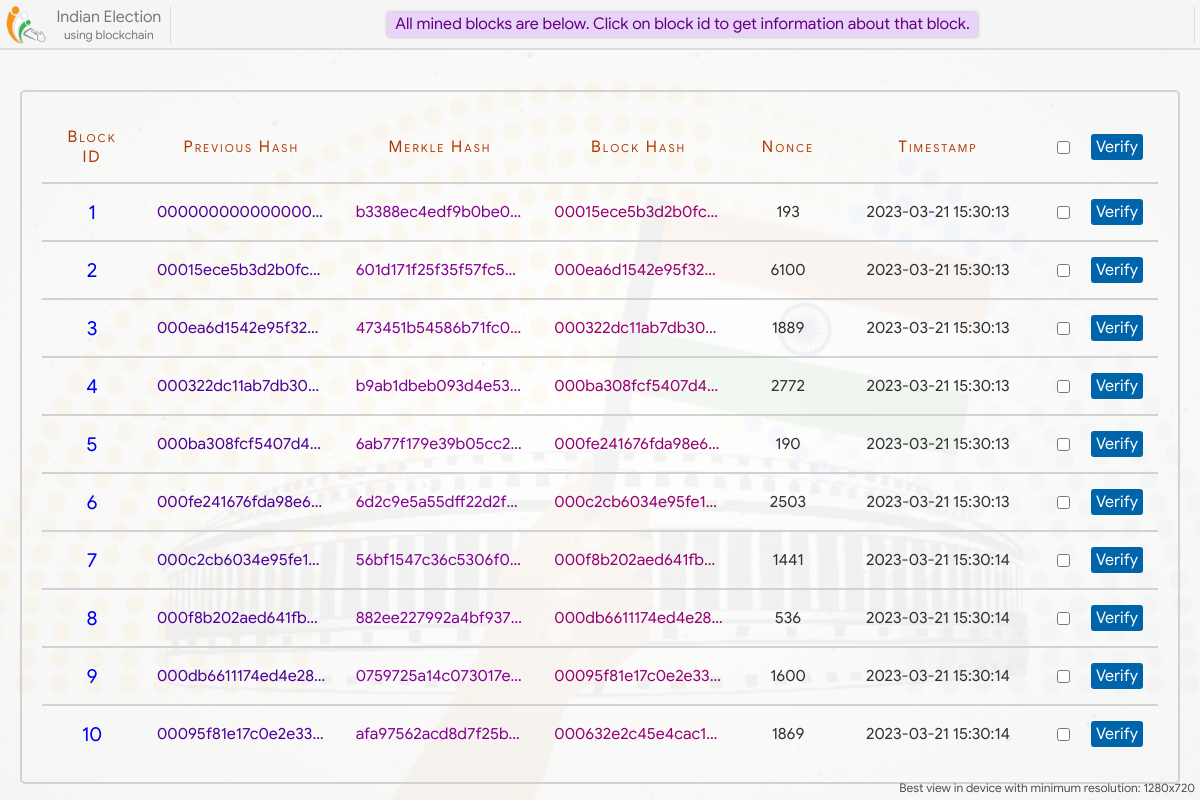
Screenshot of /blockchain/ with the database file from the repository.
### home/models.py (models this page shows)
class Block(models.Model):
    prev_hash = models.CharField(max_length=100, blank=True)
    merkle_hash = models.CharField(max_length=100, blank=True)
    this_hash = models.CharField(max_length=100, blank=True)
    nonce = models.IntegerField(null=True)
    timestamp = models.DateTimeField()

### home/views.py (the view)
# urls.py: path('blockchain/', views.blockchain, name='blockchain'),
def blockchain(request):
    blocks = Block.objects.all()
    return render(request, 'blockchain.html', {'blocks':blocks})

### home/templates/blockchain.html (shortened to what this page needs)
{% extends 'base.html' %}
{% load static %}
{% block head %}
    <link rel="stylesheet" type="text/css" href="{% static 'css/blockchain.css' %}">
{% endblock %}
{% block main_content %}
<div class="blocks">
    <table class="mine-block-result">
        <tr class="table-header">
            <td>Block ID</td>
            <td>Previous Hash</td>
            <td>Merkle Hash</td>
            <td>Block Hash</td>
            <td>Nonce</td>
            <td>Timestamp</td>
            <td> <div class="verify-button" title="Click to verify selected Blocks"> <input type="checkbox" onchange="verifySelect(this)"> <span onclick="verifyBlock(this)">Verify</span> </div> </td>
        </tr>
        {% if blocks %}
        {% for block in blocks %}
        <tr id="{{ block.id }}">
            <td> <a class="block-info-link" href="/block-info/?id={{block.id}}"> {{ block.id }} </a> </td>
            <td title="{{ block.prev_hash }}" style="color: rgb(78, 0, 151);">{{ block.prev_hash }}</td>
            <td title="{{ block.merkle_hash }}" style="color: rgb(133, 0, 151);">{{ block.merkle_hash }}</td>
            <td title="{{ block.this_hash }}" style="color: rgb(151, 0, 113);">{{ block.this_hash }}</td>
            <td>{{ block.nonce }}</td>
            <td>{{ block.timestamp|date:"Y-m-d" }} {{ block.timestamp|time:"H:i:s" }}</td>
            <td> <div class="verify-button" title="Click to verify this Block"> <input type="checkbox" onchange="verifySelect(this)"> <span onclick="verifyBlock(this)">Verify</span> </div> </td>
        </tr>
        {% endfor %}
        {% else %}
        <tr>
            <td colspan="7">No Blocks</td>
        </tr>
        {% endif %}
    </table>
</div>
{% endblock %}

### home/templates/base.html (shortened to what this page needs)
{% load static %}
<!DOCTYPE html>
<html lang="en">
<head>
    <link rel="stylesheet" type="text/css" href="{% static 'css/animations.css' %}">
    <link rel="stylesheet" type="text/css" href="{% static 'css/loading.css' %}">
    <link rel="stylesheet" type="text/css" href="{% static 'css/base.css' %}">
    <link rel="stylesheet" type="text/css" href="{% static 'css/home.css' %}">
    <link rel="stylesheet" type="text/css" href="{% static 'css/candidate-profile.css' %}">
    <link rel="stylesheet" type="text/css" href="{% static 'css/voting.css' %}">
    <link rel="stylesheet" type="text/css" href="{% static 'css/final-status.css' %}">
    {% block head %}{% endblock %}
</head>
<body>
    <div class="gradient"></div>
    <div class="main-content">
        {% block main_content %}{% endblock %}
    </div>
    <div class="header">
            <div class="logo" title="Navigation Bar">
                <img style="height: 40px; width: 40px; margin: auto;" src="{% static 'images/logo.png' %}">
                <div class="logo-text">
                    <span class="logo-text" style="font-size: 16px;">Indian Election</span>
                    <span class="logo-text" style="font-size: 12px;">using blockchain</span>
                </div>
            </div>
            <div class="status-box">
            </div>
    </div>
    <div class="view-msg">Best view in device with minimum resolution: 1280x720</div>
</body>
</html>

### home/static/css/base.css (style rules this page uses)
* { box-sizing: border-box; font-family: calibri; font-size: 20px; }
a { text-decoration: none; }
html, body { display: flex; padding: 0; margin: 0; width: 100%; min-height: 100%; }
body { display: flex; flex-direction: column; background: url('../images/vote-bg.jpg'); background-position: center; background-repeat: no-repeat; background-size: cover; background-attachment: fixed; }
.gradient { position: fixed; top: 0; left: 0; height: 100%; width: 100%; background: radial-gradient(rgba(255,255,255, 0.95), rgba(245,245,245, 0.95)); background-attachment: fixed; z-index: -10; }
.header { position: fixed; top: 0px; left: 0px; height: 50px; padding: 5px; padding-left: 0; display: flex; width: 100%; background: rgb(245, 245, 245, 0.95); border-bottom: 2px solid rgba(0,0,0,0.1); z-index: 7; }
.header > .logo { display: flex; min-width: 170px; width: max-content; padding-right: 3px; cursor: pointer; }
.header > .logo > .logo-text { margin: auto; color: rgba(0,0,0,0.5); margin-left: 5px; display: flex; flex-direction: column; text-align: center; }
.status-box { overflow: hidden; display: flex; flex-direction: column; margin: auto; flex: 1; border: 1px solid rgba(255, 0, 0, 0); border-left: 1px solid rgba(0,0,0,0.1); border-right: 1px solid rgba(0,0,0,0.1); border-radius: 3px; padding: 4px 10px; height: 39px; }
.main-content { display: flex; margin: auto; margin-top: 70px; min-height: calc(100% - 70px); padding: 20px; width: 100%; }
.view-msg { position: fixed; bottom: 5px; right: 5px; font-size: 12px; color: rgb(80, 80, 80); }

### home/static/css/blockchain.css (style rules this page uses)
.blocks { width: 100%; margin: auto; display: flex; padding: 20px; border: 2px solid rgb(210, 210, 210); border-radius: 5px; }
table.mine-block-result { width: 100%; border-collapse: collapse; word-wrap: break-word; table-layout: fixed; }
table.mine-block-result tr { border-bottom: 2px solid rgb(210, 210, 210); }
table.mine-block-result tr:last-child { border-bottom: none; }
table.mine-block-result td { text-align: center; padding: 15px; color: rgb(49, 49, 49); font-size: 16px; }
table.mine-block-result tr td:first-child { width: 100px; }
table.mine-block-result tr td:nth-child(5) { width: 100px; }
table.mine-block-result tr td:nth-child(6) { width: 200px; }
table.mine-block-result tr td:last-child { text-align: right; width: 120px; letter-spacing: 0; font-variant: normal; }
.verify-button { display: flex; justify-content: space-between; align-items: center; }
.verify-button span { padding: 0; margin: 0; font-size: 16px; background: rgba(0, 100, 170); font-weight: bold; padding: 3px 5px; border-radius: 3px; color: white; cursor: pointer; }
table.mine-block-result tr td:nth-child(2), table.mine-block-result tr td:nth-child(3), table.mine-block-result tr td:nth-child(4) { white-space: nowrap; overflow: hidden !important; text-overflow: ellipsis; }
tr.table-header td { color: #af3700; font-size: 16px; letter-spacing: 2px; font-variant: small-caps; }
.block-info-link { padding: 5px 12px; border-radius: 3px; transition: 0.3s; }

### rows the page displays
Block: id "1", prev_hash "000000000000000…", merkle_hash "b3388ec4edf9b0be0…", this_hash "00015ece5b3d2b0fc…", nonce "193", timestamp "2023-03-21", timestamp "15:30:13"
Block: id "2", prev_hash "00015ece5b3d2b0fc…", merkle_hash "601d171f25f35f57fc57…", this_hash "000ea6d1542e95f32…", nonce "6100", timestamp "2023-03-21", timestamp "15:30:13"
Block: id "3", prev_hash "000ea6d1542e95f32…", merkle_hash "473451b54586b71fc0…", this_hash "000322dc11ab7db30…", nonce "1889", timestamp "2023-03-21", timestamp "15:30:13"
Block: id "4", prev_hash "000322dc11ab7db30…", merkle_hash "b9ab1dbeb093d4e53…", this_hash "000ba308fcf5407d4…", nonce "2772", timestamp "2023-03-21", timestamp "15:30:13"
Block: id "5", prev_hash "000ba308fcf5407d4…", merkle_hash "6ab77f179e39b05cc2…", this_hash "000fe241676fda98e6…", nonce "190", timestamp "2023-03-21", timestamp "15:30:13"
Block: id "6", prev_hash "000fe241676fda98e6…", merkle_hash "6d2c9e5a55dff22d2f…", this_hash "000c2cb6034e95fe1…", nonce "2503", timestamp "2023-03-21", timestamp "15:30:13"
Block: id "7", prev_hash "000c2cb6034e95fe1…", merkle_hash "56bf1547c36c5306f0…", this_hash "000f8b202aed641fb…", nonce "1441", timestamp "2023-03-21", timestamp "15:30:14"
Block: id "8", prev_hash "000f8b202aed641fb…", merkle_hash "882ee227992a4bf937…", this_hash "000db6611174ed4e28…", nonce "536", timestamp "2023-03-21", timestamp "15:30:14"
Block: id "9", prev_hash "000db6611174ed4e28…", merkle_hash "0759725a14c073017e…", this_hash "00095f81e17c0e2e33…", nonce "1600", timestamp "2023-03-21", timestamp "15:30:14"
Block: id "10", prev_hash "00095f81e17c0e2e33…", merkle_hash "afa97562acd8d7f25b…", this_hash "000632e2c45e4cac1…", nonce "1869", timestamp "2023-03-21", timestamp "15:30:14"
